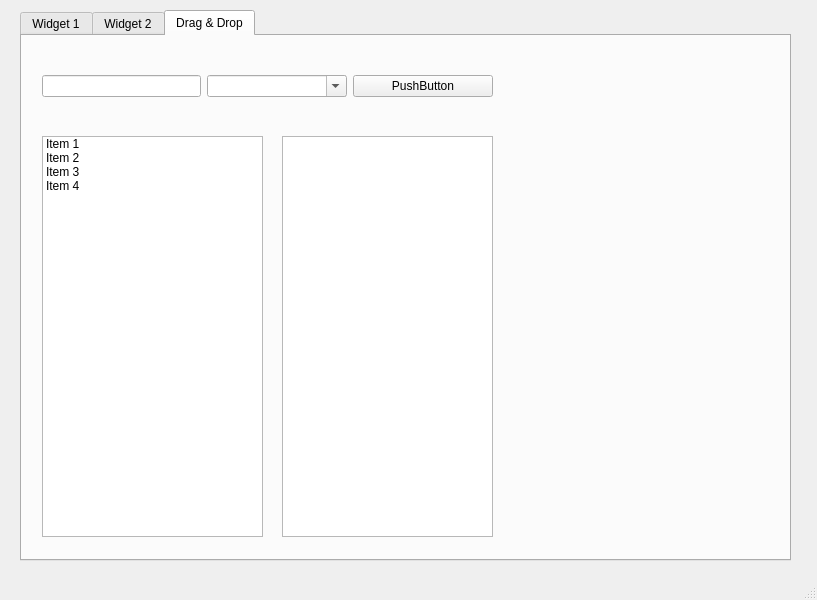
<?xml version="1.0" encoding="UTF-8"?>
<ui version="4.0">
 <class>MainWindow</class>
 <widget class="QMainWindow" name="MainWindow">
  <property name="geometry">
   <rect>
    <x>0</x>
    <y>0</y>
    <width>817</width>
    <height>600</height>
   </rect>
  </property>
  <property name="windowTitle">
   <string>MainWindow</string>
  </property>
  <widget class="QWidget" name="centralwidget">
   <widget class="QTabWidget" name="tabWidget">
    <property name="geometry">
     <rect>
      <x>20</x>
      <y>10</y>
      <width>771</width>
      <height>551</height>
     </rect>
    </property>
    <property name="currentIndex">
     <number>2</number>
    </property>
    <widget class="QWidget" name="tab">
     <attribute name="title">
      <string>Widget 1</string>
     </attribute>
     <widget class="QWidget" name="verticalLayoutWidget">
      <property name="geometry">
       <rect>
        <x>10</x>
        <y>10</y>
        <width>731</width>
        <height>501</height>
       </rect>
      </property>
      <layout class="QVBoxLayout" name="verticalLayout">
       <item>
        <widget class="QTabWidget" name="tabWidget_2">
         <property name="currentIndex">
          <number>0</number>
         </property>
         <widget class="QWidget" name="tab_3">
          <attribute name="title">
           <string>Tree</string>
          </attribute>
          <widget class="QWidget" name="verticalLayoutWidget_2">
           <property name="geometry">
            <rect>
             <x>9</x>
             <y>9</y>
             <width>711</width>
             <height>461</height>
            </rect>
           </property>
           <layout class="QVBoxLayout" name="verticalLayout_2">
            <item>
             <widget class="QTreeWidget" name="treeWidget">
              <column>
               <property name="text">
                <string>Header 1</string>
               </property>
              </column>
              <column>
               <property name="text">
                <string>New Column</string>
               </property>
              </column>
              <item>
               <property name="text">
                <string>Item1</string>
               </property>
               <item>
                <property name="text">
                 <string>Subitem1</string>
                </property>
               </item>
              </item>
             </widget>
            </item>
           </layout>
          </widget>
         </widget>
         <widget class="QWidget" name="tab_4">
          <attribute name="title">
           <string> Calendar</string>
          </attribute>
          <widget class="QDateEdit" name="dateEdit">
           <property name="geometry">
            <rect>
             <x>10</x>
             <y>10</y>
             <width>551</width>
             <height>22</height>
            </rect>
           </property>
           <property name="alignment">
            <set>Qt::AlignCenter</set>
           </property>
          </widget>
          <widget class="QCalendarWidget" name="calendarWidget">
           <property name="geometry">
            <rect>
             <x>10</x>
             <y>40</y>
             <width>551</width>
             <height>431</height>
            </rect>
           </property>
          </widget>
         </widget>
        </widget>
       </item>
      </layout>
     </widget>
    </widget>
    <widget class="QWidget" name="tab_2">
     <attribute name="title">
      <string>Widget 2</string>
     </attribute>
     <widget class="QGroupBox" name="groupBox">
      <property name="geometry">
       <rect>
        <x>10</x>
        <y>10</y>
        <width>221</width>
        <height>181</height>
       </rect>
      </property>
      <property name="title">
       <string>Choose Option</string>
      </property>
      <widget class="QWidget" name="layoutWidget">
       <property name="geometry">
        <rect>
         <x>20</x>
         <y>30</y>
         <width>217</width>
         <height>101</height>
        </rect>
       </property>
       <layout class="QVBoxLayout" name="verticalLayout_3">
        <item>
         <widget class="QRadioButton" name="radioButton_start">
          <property name="text">
           <string>Start</string>
          </property>
          <property name="checked">
           <bool>true</bool>
          </property>
         </widget>
        </item>
        <item>
         <widget class="QRadioButton" name="radioButton_stop">
          <property name="text">
           <string>Stop</string>
          </property>
         </widget>
        </item>
        <item>
         <widget class="QRadioButton" name="radioButton_reset">
          <property name="statusTip">
           <string>This is Option 2</string>
          </property>
          <property name="text">
           <string>Reset</string>
          </property>
         </widget>
        </item>
       </layout>
      </widget>
     </widget>
     <widget class="QGroupBox" name="groupBox_2">
      <property name="geometry">
       <rect>
        <x>240</x>
        <y>10</y>
        <width>301</width>
        <height>181</height>
       </rect>
      </property>
      <property name="title">
       <string>Move the Dial</string>
      </property>
      <widget class="QDial" name="dial">
       <property name="geometry">
        <rect>
         <x>30</x>
         <y>40</y>
         <width>101</width>
         <height>121</height>
        </rect>
       </property>
      </widget>
      <widget class="QLCDNumber" name="lcdNumber">
       <property name="geometry">
        <rect>
         <x>150</x>
         <y>20</y>
         <width>141</width>
         <height>141</height>
        </rect>
       </property>
       <property name="digitCount">
        <number>2</number>
       </property>
      </widget>
     </widget>
     <widget class="QProgressBar" name="progressBar">
      <property name="geometry">
       <rect>
        <x>20</x>
        <y>473</y>
        <width>531</width>
        <height>20</height>
       </rect>
      </property>
      <property name="value">
       <number>24</number>
      </property>
     </widget>
     <widget class="QWidget" name="layoutWidget">
      <property name="geometry">
       <rect>
        <x>10</x>
        <y>200</y>
        <width>221</width>
        <height>171</height>
       </rect>
      </property>
      <layout class="QVBoxLayout" name="verticalLayout_4">
       <item>
        <widget class="QFontComboBox" name="fontComboBox"/>
       </item>
       <item>
        <widget class="QLabel" name="label">
         <property name="font">
          <font>
           <pointsize>12</pointsize>
           <weight>75</weight>
           <bold>true</bold>
          </font>
         </property>
         <property name="text">
          <string/>
         </property>
         <property name="alignment">
          <set>Qt::AlignCenter</set>
         </property>
        </widget>
       </item>
      </layout>
     </widget>
    </widget>
    <widget class="QWidget" name="tab_5">
     <attribute name="title">
      <string>Drag &amp;&amp; Drop</string>
     </attribute>
     <widget class="QWidget" name="">
      <property name="geometry">
       <rect>
        <x>20</x>
        <y>20</y>
        <width>451</width>
        <height>61</height>
       </rect>
      </property>
      <layout class="QHBoxLayout" name="horizontalLayout">
       <item>
        <widget class="QLineEdit" name="lineEdit">
         <property name="minimumSize">
          <size>
           <width>147</width>
           <height>20</height>
          </size>
         </property>
        </widget>
       </item>
       <item>
        <widget class="QComboBox" name="comboBox">
         <property name="minimumSize">
          <size>
           <width>140</width>
           <height>20</height>
          </size>
         </property>
         <property name="acceptDrops">
          <bool>true</bool>
         </property>
         <property name="editable">
          <bool>true</bool>
         </property>
        </widget>
       </item>
       <item>
        <widget class="QPushButton" name="pushButton">
         <property name="minimumSize">
          <size>
           <width>140</width>
           <height>20</height>
          </size>
         </property>
         <property name="acceptDrops">
          <bool>true</bool>
         </property>
         <property name="text">
          <string>PushButton</string>
         </property>
        </widget>
       </item>
      </layout>
     </widget>
     <widget class="QListWidget" name="listWidget">
      <property name="geometry">
       <rect>
        <x>20</x>
        <y>100</y>
        <width>221</width>
        <height>401</height>
       </rect>
      </property>
      <property name="dragEnabled">
       <bool>true</bool>
      </property>
      <property name="dragDropMode">
       <enum>QAbstractItemView::DragDrop</enum>
      </property>
      <item>
       <property name="text">
        <string>Item 1</string>
       </property>
      </item>
      <item>
       <property name="text">
        <string>Item 2</string>
       </property>
      </item>
      <item>
       <property name="text">
        <string>Item 3</string>
       </property>
      </item>
      <item>
       <property name="text">
        <string>Item 4</string>
       </property>
      </item>
     </widget>
     <widget class="QListWidget" name="listWidget_2">
      <property name="geometry">
       <rect>
        <x>260</x>
        <y>100</y>
        <width>211</width>
        <height>401</height>
       </rect>
      </property>
      <property name="dragEnabled">
       <bool>true</bool>
      </property>
      <property name="dragDropMode">
       <enum>QAbstractItemView::DragDrop</enum>
      </property>
     </widget>
    </widget>
   </widget>
  </widget>
  <widget class="QMenuBar" name="menubar">
   <property name="geometry">
    <rect>
     <x>0</x>
     <y>0</y>
     <width>817</width>
     <height>21</height>
    </rect>
   </property>
  </widget>
  <widget class="QStatusBar" name="statusbar"/>
 </widget>
 <resources/>
 <connections>
  <connection>
   <sender>fontComboBox</sender>
   <signal>activated(QString)</signal>
   <receiver>label</receiver>
   <slot>setText(QString)</slot>
   <hints>
    <hint type="sourcelabel">
     <x>195</x>
     <y>271</y>
    </hint>
    <hint type="destinationlabel">
     <x>192</x>
     <y>320</y>
    </hint>
   </hints>
  </connection>
  <connection>
   <sender>dial</sender>
   <signal>valueChanged(int)</signal>
   <receiver>lcdNumber</receiver>
   <slot>display(int)</slot>
   <hints>
    <hint type="sourcelabel">
     <x>361</x>
     <y>165</y>
    </hint>
    <hint type="destinationlabel">
     <x>455</x>
     <y>166</y>
    </hint>
   </hints>
  </connection>
  <connection>
   <sender>radioButton_stop</sender>
   <signal>clicked()</signal>
   <receiver>progressBar</receiver>
   <slot>reset()</slot>
   <hints>
    <hint type="sourcelabel">
     <x>104</x>
     <y>139</y>
    </hint>
    <hint type="destinationlabel">
     <x>113</x>
     <y>540</y>
    </hint>
   </hints>
  </connection>
 </connections>
</ui>
